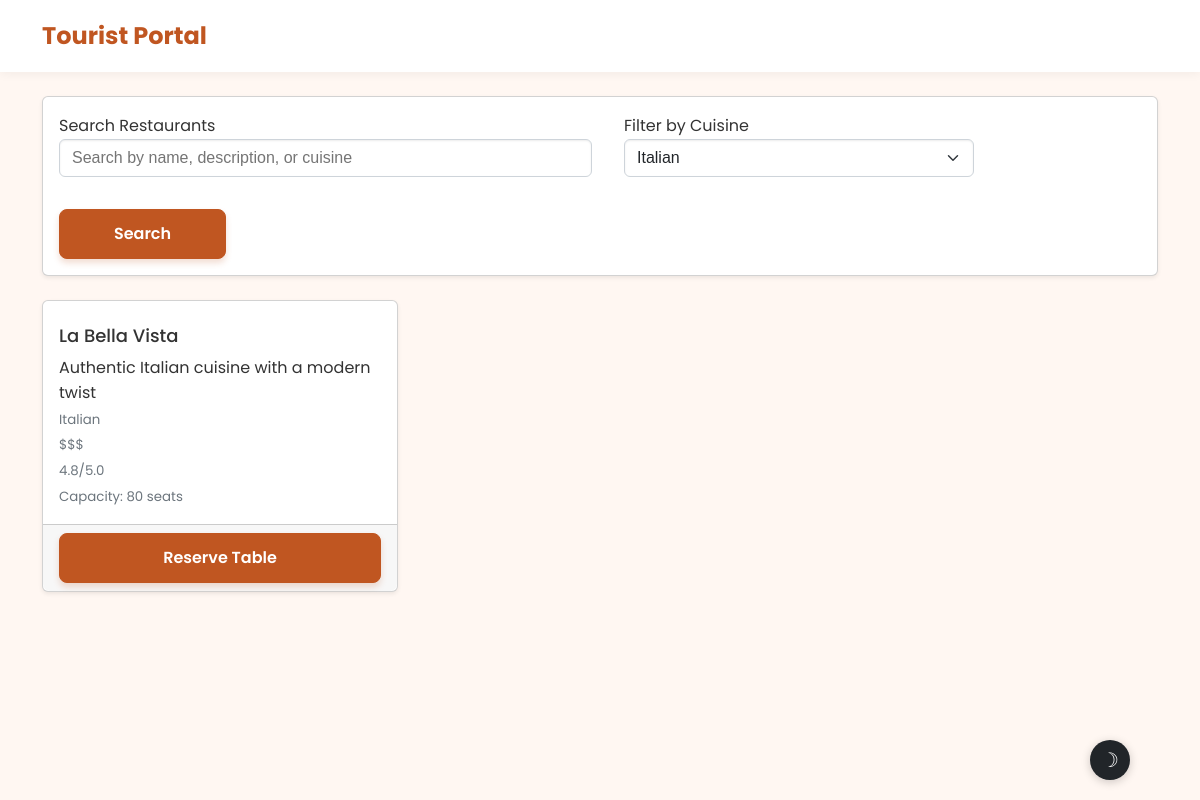
The page /tourist/index.php?cuisine=Italian (signed in) on the database its author committed.
### tables this page shows
CREATE TABLE `restaurants` (
  `id` INT(11) NOT NULL AUTO_INCREMENT,
  `name` VARCHAR(255) NOT NULL,
  `description` TEXT NOT NULL,
  `cuisine` VARCHAR(100) NOT NULL,
  `address` TEXT NOT NULL,
  `phone` VARCHAR(20) NOT NULL,
  `price_range` ENUM('$', '$$', '$$$', '$$$$') NOT NULL,
  `rating` DECIMAL(2,1) NOT NULL DEFAULT '0.0',
  `image` VARCHAR(255) DEFAULT NULL,
  `seating_capacity` INT(11) NOT NULL DEFAULT '0',
  `created_at` TIMESTAMP NOT NULL DEFAULT CURRENT_TIMESTAMP,
  `updated_at` TIMESTAMP NOT NULL DEFAULT CURRENT_TIMESTAMP ON UPDATE CURRENT_TIMESTAMP,
  PRIMARY KEY (`id`),
  INDEX `idx_cuisine` (`cuisine`),
  INDEX `idx_rating` (`rating`)
);

### backend/Database.php (called while the page is built, shortened)
<?php
class Database {
    private $host = "localhost";
    private $username = "root";
    private $password = "";
    private $database = "restaurant_management";
    private $connection;
    private function connect() {
        try {
            $this->connection = new mysqli($this->host, $this->username, $this->password, $this->database);
            $this->connection->set_charset("utf8mb4");
        } catch (Exception $e) {
            die("Database connection error: " . $e->getMessage());
        }
    }
    public function select($query, $params = [], $param_types = "") {
        $stmt = $this->connection->prepare($query);
        if (!empty($params)) {
            $stmt->bind_param($param_types, ...$params);
        }
        $stmt->execute();
        $result = $stmt->get_result();
        $data = [];
        while ($row = $result->fetch_assoc()) {
            $data[] = $row;
        }
        return $data;
    }
}
?>

### backend/Restaurant.php (called while the page is built, shortened)
<?php
require_once 'Database.php';
class Restaurant {
    private $db;
    private $table = 'restaurants';
    public function __construct() {
        $this->db = new Database();
    }
    public function getAllRestaurants() {
        $query = "SELECT * FROM {$this->table} ORDER BY rating DESC, name ASC";
        try {
            return $this->db->select($query);
        } catch (Exception $e) {
            return [];
        }
    }
    public function filterByCuisine($cuisine) {
        $query = "SELECT * FROM {$this->table} WHERE cuisine = ? ORDER BY rating DESC, name ASC";
        $params = [$cuisine];
        $paramTypes = "s";
        try {
            return $this->db->select($query, $params, $paramTypes);
        } catch (Exception $e) {
            return [];
        }
    }
}
?>

### tourist/index.php (the view, shortened to what this page needs)
<?php
require_once '../backend/Restaurant.php';
$restaurantManager = new Restaurant();
$search = isset($_GET['search']) ? $_GET['search'] : '';
$cuisine = isset($_GET['cuisine']) ? $_GET['cuisine'] : '';
if ($search) {
    $restaurants = $restaurantManager->searchRestaurants($search);
} else if ($cuisine) {
    $restaurants = $restaurantManager->filterByCuisine($cuisine);
} else {
    $restaurants = $restaurantManager->getAllRestaurants();
}
$allRestaurants = $restaurantManager->getAllRestaurants();
$cuisines = [];
foreach ($allRestaurants as $restaurant) {
    if (!in_array($restaurant['cuisine'], $cuisines)) {
        $cuisines[] = $restaurant['cuisine'];
    }
}
?>
<!DOCTYPE html>
<html lang="en">
<head>
    <link href="../css/style.css" rel="stylesheet">
    <link href="../css/enhanced-styles.css" rel="stylesheet">
    <link href="../css/tourist-dashboard-polish.css" rel="stylesheet">
</head>
<body>
    <nav class="navbar navbar-expand-lg">
        <div class="container">
            <a class="navbar-brand" href="index.php">
                Tourist Portal
            </a>
        </div>
    </nav>
    <div class="container mt-4">
        <div class="card mb-4">
            <div class="card-body">
                <form method="GET" class="row g-3">
                    <div class="col-md-6">
                        <label for="search" class="form-label">Search Restaurants</label>
                        <input type="text" class="form-control" id="search" name="search"
                               value="<?php echo htmlspecialchars($search); ?>"
                               placeholder="Search by name, description, or cuisine">
                    </div>
                    <div class="col-md-4">
                        <label for="cuisine" class="form-label">Filter by Cuisine</label>
                        <select class="form-select" id="cuisine" name="cuisine">
                            <?php foreach ($cuisines as $cuisineOption): ?>
                            <option value="<?php echo htmlspecialchars($cuisineOption); ?>"
                                <?php echo (isset($_GET['cuisine']) && $_GET['cuisine'] == $cuisineOption) ? 'selected' : ''; ?>>
                                <?php echo htmlspecialchars($cuisineOption); ?>
                            </option>
                            <?php endforeach; ?>
                        </select>
                    </div>
                    <div class="col-md-2 d-flex align-items-end">
                        <button type="submit" class="btn btn-primary w-100">Search</button>
                    </div>
                </form>
            </div>
        </div>
        <div class="row">
            <?php if (empty($restaurants)): ?>
            <div class="col-12">
                <div class="text-center py-5">
                    <h3 class="mt-3">No restaurants found</h3>
                    <p class="text-muted">Try adjusting your search criteria</p>
                </div>
            </div>
            <?php else: ?>
            <?php foreach ($restaurants as $restaurant): ?>
            <div class="col-md-6 col-lg-4 mb-4">
                <div class="card h-100">
                    <div class="card-body">
                        <h5 class="card-title"><?php echo htmlspecialchars($restaurant['name']); ?></h5>
                        <p class="card-text"><?php echo htmlspecialchars($restaurant['description']); ?></p>
                        <p class="card-text">
                            <small class="text-muted">
                                <?php echo htmlspecialchars($restaurant['cuisine']); ?><br>
                                <?php echo htmlspecialchars($restaurant['price_range']); ?><br>
                                <?php echo htmlspecialchars($restaurant['rating']); ?>/5.0<br>
                                Capacity: <?php echo htmlspecialchars($restaurant['seating_capacity']); ?> seats
                            </small>
                        </p>
                    </div>
                    <div class="card-footer">
                        <form method="POST" class="d-inline">
                            <button type="submit" class="btn btn-primary w-100">
                                Reserve Table
                            </button>
                        </form>
                    </div>
                </div>
            </div>
            <?php endforeach; ?>
            <?php endif; ?>
        </div>
    </div>
</body>
</html>

### css/enhanced-styles.css (style rules this page uses)
.card-footer:last-child { border-radius: 0 0 calc(var(--bs-border-radius) - 1px) calc(var(--bs-border-radius) - 1px); }

### css/tourist-dashboard-polish.css (style rules this page uses)
.card { animation: none !important; transform: none !important; transition: box-shadow 0.3s ease, border-color 0.3s ease; }
.form-control { animation: none !important; }
.navbar { background-color: #ffffff !important; box-shadow: 0 2px 10px rgba(0, 0, 0, 0.05) !important; padding: 0.75rem 1rem !important; --bs-navbar-color: var(--bs-gray-600); --bs-navbar-hover-color: var(--bs-primary); --bs-navbar-active-color: var(--bs-primary); }
.navbar-brand { font-weight: 700; font-size: 1.5rem; color: var(--bs-primary) !important; display: flex; align-items: center; gap: 0.5rem; }
.btn-primary { padding: 0.75rem 1.5rem; font-weight: 600; border-radius: 0.5rem; box-shadow: 0 4px 6px rgba(var(--bs-primary-rgb), 0.2); transition: all 0.2s ease; }
.d-flex { display: flex !important; }

### rows shown on the page
restaurants: name "La Bella Vista", description "Authentic Italian cuisine with a modern twist", cuisine "Italian", price_range "$$$", rating "4.8", seating_capacity "80"

### other values the page prints
form field cuisine "Italian"
